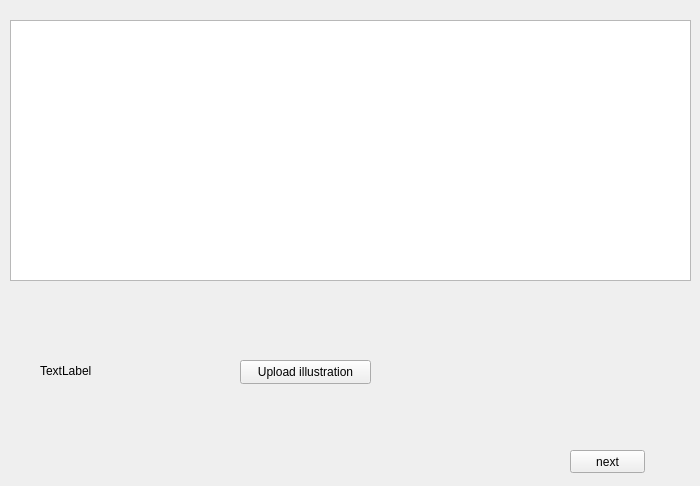
<?xml version="1.0" encoding="UTF-8"?>
<ui version="4.0">
 <class>Form</class>
 <widget class="QWidget" name="Form">
  <property name="geometry">
   <rect>
    <x>0</x>
    <y>0</y>
    <width>700</width>
    <height>486</height>
   </rect>
  </property>
  <property name="windowTitle">
   <string>Form</string>
  </property>
  <widget class="QPushButton" name="bt_next">
   <property name="geometry">
    <rect>
     <x>570</x>
     <y>450</y>
     <width>75</width>
     <height>23</height>
    </rect>
   </property>
   <property name="text">
    <string>next</string>
   </property>
  </widget>
  <widget class="QPlainTextEdit" name="plainTextEdit">
   <property name="geometry">
    <rect>
     <x>10</x>
     <y>20</y>
     <width>681</width>
     <height>261</height>
    </rect>
   </property>
  </widget>
  <widget class="QPushButton" name="upload">
   <property name="geometry">
    <rect>
     <x>240</x>
     <y>360</y>
     <width>131</width>
     <height>24</height>
    </rect>
   </property>
   <property name="text">
    <string>Upload illustration</string>
   </property>
  </widget>
  <widget class="QLabel" name="preview">
   <property name="geometry">
    <rect>
     <x>40</x>
     <y>300</y>
     <width>181</width>
     <height>141</height>
    </rect>
   </property>
   <property name="text">
    <string>TextLabel</string>
   </property>
  </widget>
 </widget>
 <resources/>
 <connections/>
</ui>
